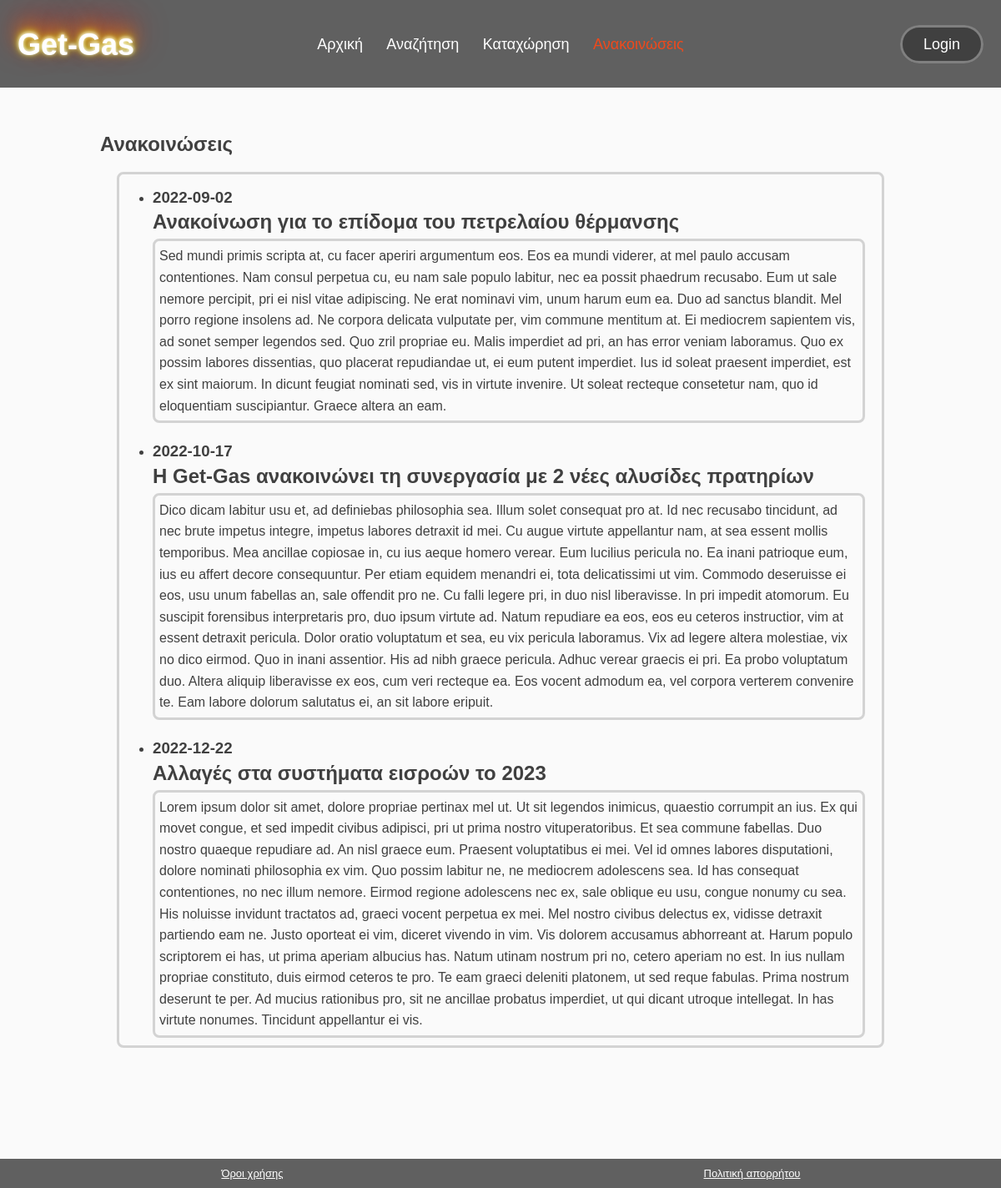
The page /announcements on the database its author committed.
### tables this page shows
CREATE TABLE IF NOT EXISTS `menu` (
  `id_menu` int NOT NULL AUTO_INCREMENT,
  `title_menu` varchar(255) DEFAULT NULL,
  `controller_menu` varchar(255) DEFAULT NULL,
  `menu_access` int NOT NULL,
  PRIMARY KEY (`id_menu`)
);

CREATE TABLE IF NOT EXISTS `anakoinosis` (
  `id_anakoinosis` int NOT NULL AUTO_INCREMENT,
  `date_anakoinosis` date NOT NULL,
  `title_anakoinosis` varchar(255) DEFAULT NULL,
  `text_anakoinosis` varchar(10000) DEFAULT NULL,
  PRIMARY KEY (`id_anakoinosis`)
);

### app/Core/App.php (called while the page is built, shortened)
<?php
    class App{
        private $method = 'index';
        public function __construct()
        {
            $url = $this->splitURL();
            $filename = "../app/Controllers/" . ucfirst($url[0]) . ".php";
            if (file_exists($filename)){
                unset($url[0]);
            }else {
                $this->controller = "_404";
                require "../app/Controllers/_404.php";
            }
            $controller = new $this->controller;
            call_user_func_array([$controller, $this->method], [$url]);
        }
        private function splitURL() {
            if (empty($_GET['url'])) {
                redirect('home');
            }else {
                $url = $_GET['url'];
                return (explode('/', filter_var(trim($url, "/"), FILTER_SANITIZE_URL)));
            }
        }
    }

### public/index.php (called while the page is built, shortened)
<?php
    $app = new App;

### app/Core/Database.php (called while the page is built, shortened)
<?php
    trait Database {
        private $pdo;
        private function connect() {
            if (!$this->pdo) {
                try {
                    $string = "mysql:host=" . DB_HOST . ";dbname=" . DB_NAME;
                    $this->pdo = new PDO($string, DB_USER, DB_PASS);
                    $this->pdo->setAttribute(PDO::ATTR_ERRMODE, PDO::ERRMODE_EXCEPTION);
                } catch (PDOException $e) {
                    throw new Exception("Database connection failed: " . $e->getMessage());
                }
            }
            return $this->pdo;
        }
        public function query($query, $query_data = []) {
            $start_time = microtime(true);
            $con = $this->connect();
            try {
                $stm = $con->prepare($query);
                $check = $stm->execute($query_data);
                $result = $stm->fetchAll(PDO::FETCH_OBJ);
                return $result;
            } catch (PDOException $e) {
                throw new Exception("Query execution failed: " . $e->getMessage());
            } finally {
                $end_time = microtime(true);
                $execution_time = ($end_time - $start_time) * 1000;
                $log_message = $query . " [" . number_format($execution_time, 2) . " ms]";
                error_log($log_message);
            }
        }
    }

### app/Core/Model.php (called while the page is built, shortened)
<?php
    trait Model{
        public function find_all_data_from_db() {
            $query = "SELECT * FROM $this->db_table ORDER BY $this->order_col $this->order_type limit $this->limit offset $this->offset";
            return $this->query($query);
        }
    }

### app/Core/functions.php (called while the page is built, shortened)
<?php
    function check_if_current_page($m) {
        $current_page = basename($_SERVER['REQUEST_URI']);
        if ($current_page == $m) {
            return true;
        }
        return false;
    }

### app/Views/announcements.view.php (the view, shortened to what this page needs)
<section id="announcements" class="last-section-before-footer">
	<div class="container">
		<h1>Ανακοινώσεις</h1>
		<div id="announcements-list">
			<ul>
				<?php for ($i=0; $i<count($data['anakoinoseis']); $i++) : ?>
					<li>
						<h3 id="<?=$data['anakoinoseis'][$i]->date_anakoinosis?>"><?=$data['anakoinoseis'][$i]->date_anakoinosis?></h3>
						<h2 id="<?=$data['anakoinoseis'][$i]->title_anakoinosis?>"><?=$data['anakoinoseis'][$i]->title_anakoinosis?></h2>
						<p>
							<?=$data['anakoinoseis'][$i]->text_anakoinosis?>
						</p>
					</li>
				<?php endfor;?>
			</ul>
		</div>
	</div>
</section>

### app/Views/includes/header.php (shortened to what this page needs)
<!DOCTYPE html>
<html>
	<head>
		<link rel="stylesheet" type="text/css" href="<?=ROOT?>/assets/css/style.css">
	</head>
	<body>
		<header id="main-header">
			<table id="logo-nav-login">
				<tbody>
					<tr>
						<td>
							<h1 id="branding"><a href="<?=URL?>home">Get-Gas</a></h1>
						</td>
						<td>
							<nav>
								<ul>
									<?php
										for ($i=0; $i<count($data['menu-items']); $i++) {
											if (check_if_current_page($data['menu-items'][$i]->controller_menu)) : ?>
												<li class="current"><a href="<?=URL?><?=$data['menu-items'][$i]->controller_menu?>"><?=$data['menu-items'][$i]->title_menu?></a></li>
											<?php else :?>
												<li><a href="<?=URL?><?=$data['menu-items'][$i]->controller_menu?>"><?=$data['menu-items'][$i]->title_menu?></a></li>
											<?php endif;?>
										<?php
										}
									?>
								</ul>
							</nav>
						</td>
						<td>
							<?php if (!empty($_SESSION['user_data'])) : ?>
								<span id="login"><a class="button" href="<?=URL?>logout">Logout</a></span>
							<?php else :?>
								<span id="login"><a class="button" href="<?=URL?>login">Login</a></span>
							<?php endif ;?>
						</td>
					</tr>
				</tbody>
			</table>
		</header>

### public/assets/css/style.css (style rules this page uses)
body { background-color: #fafafa; color: #404040; font-family: Arial, Helvetica, sans-serif; font-size: 16px; line-height: 1.6em; margin: 0px; padding: 0px; }
.container { width: 80%; margin: auto; overflow: hidden; }
.button { text-decoration: none; color: white; background-color: #404040; padding: 10px 25px; border: 3px; border-color: gray; border-style: solid; border-radius: 30px; }
.last-section-before-footer { margin-bottom: 60px; }
#main-header { padding-top: 1em; padding-bottom: 0.8em; overflow: hidden; background-color: #606060; color: white; margin-bottom: 10px }
#logo-nav-login { width: 100%; text-align: center; border-collapse: collapse; }
#logo-nav-login tbody td:nth-child(1) { text-align: left; width: 20%; min-width: 164px; }
#logo-nav-login tbody td:nth-child(2) { text-align: center; width: 60%; }
#logo-nav-login tbody td:nth-child(3) { text-align: right; width: 20%; }
#branding { padding-left: 20px; font-size: 36px; text-shadow: 0 -1px 4px #ffffff, 0 -2px 10px #ffff00, 0 -10px 20px #ff8000, 0 -18px 40px #ff0000; }
#branding a { color: white; text-decoration: none; }
#main-header nav ul { margin: 0px; padding: 0px; }
#main-header li { display: inline; padding-left: 12px; padding-right: 12px; }
#main-header nav a { color: white; text-decoration: none; font-size: 18px; }
#main-header .current a { color: #f0491b; }
#main-header #login { padding-top: 0em; float: right; padding-right: 20px; font-size: 18px; }
#announcements-list { border-style: solid; border-color: lightgray; border-radius: 8px; overflow-y: scroll; height: calc(85vh - 160px); margin: 20px 20px 0px 20px; box-sizing: border-box; }
#announcements-list ul li h3 { margin: 0px; padding: 0px 0px 8px 0px; line-height: 1em; }
#announcements-list ul li h2 { margin: 0px; padding: 0px 0px 8px 0px; line-height: 1em; }
#announcements-list p { border-style: solid; border-color: lightgray; border-radius: 8px; padding: 5px; margin: 0px 20px 22px 0px; }

### rows shown on the page
menu: title_menu "Αρχική"
menu: title_menu "Αναζήτηση"
menu: title_menu "Καταχώρηση"
menu: title_menu "Ανακοινώσεις"
anakoinosis: date_anakoinosis "2022-09-02", title_anakoinosis "Ανακοίνωση για το επίδομα του πετρελαίου θέρμανσης", text_anakoinosis "Sed mundi primis scripta at, cu facer aperiri argumentum eos. Eos ea mundi viderer, at mel paulo accusam contentiones. Nam consul perpetua cu, eu nam sale populo labitur, nec ea possit phaedrum recusabo. Eum ut sale nemore percipit, pri ei nisl vitae adipiscing. Ne erat nominavi vim, unum harum eum ea. Duo ad sanctus blandit. Mel porro regione insolens ad. Ne corpora delicata vulputate per, vim commune mentitum at. Ei mediocrem sapientem vis, ad sonet semper legendos sed. Quo zril propriae eu. Malis imperdiet ad pri, an has error veniam laboramus. Quo ex possim labores dissentias, quo placerat repudiandae ut, ei eum putent imperdiet. Ius id soleat praesent imperdiet, est ex sint maiorum. In…"
anakoinosis: date_anakoinosis "2022-10-17", title_anakoinosis "Η Get-Gas ανακοινώνει τη συνεργασία με 2 νέες αλυσίδες πρατηρίων", text_anakoinosis "Dico dicam labitur usu et, ad definiebas philosophia sea. Illum solet consequat pro at. Id nec recusabo tincidunt, ad nec brute impetus integre, impetus labores detraxit id mei. Cu augue virtute appellantur nam, at sea essent mollis temporibus. Mea ancillae copiosae in, cu ius aeque homero verear. Eum lucilius pericula no. Ea inani patrioque eum, ius eu affert decore consequuntur. Per etiam equidem menandri ei, tota delicatissimi ut vim. Commodo deseruisse ei eos, usu unum fabellas an, sale offendit pro ne. Cu falli legere pri, in duo nisl liberavisse. In pri impedit atomorum. Eu suscipit forensibus interpretaris pro, duo ipsum virtute ad. Natum repudiare ea eos, eos eu ceteros instructior,…"
anakoinosis: date_anakoinosis "2022-12-22", title_anakoinosis "Αλλαγές στα συστήματα εισροών το 2023", text_anakoinosis "Lorem ipsum dolor sit amet, dolore propriae pertinax mel ut. Ut sit legendos inimicus, quaestio corrumpit an ius. Ex qui movet congue, et sed impedit civibus adipisci, pri ut prima nostro vituperatoribus. Et sea commune fabellas. Duo nostro quaeque repudiare ad. An nisl graece eum. Praesent voluptatibus ei mei. Vel id omnes labores disputationi, dolore nominati philosophia ex vim. Quo possim labitur ne, ne mediocrem adolescens sea. Id has consequat contentiones, no nec illum nemore. Eirmod regione adolescens nec ex, sale oblique eu usu, congue nonumy cu sea. His noluisse invidunt tractatos ad, graeci vocent perpetua ex mei. Mel nostro civibus delectus ex, vidisse detraxit partiendo eam ne.…"
